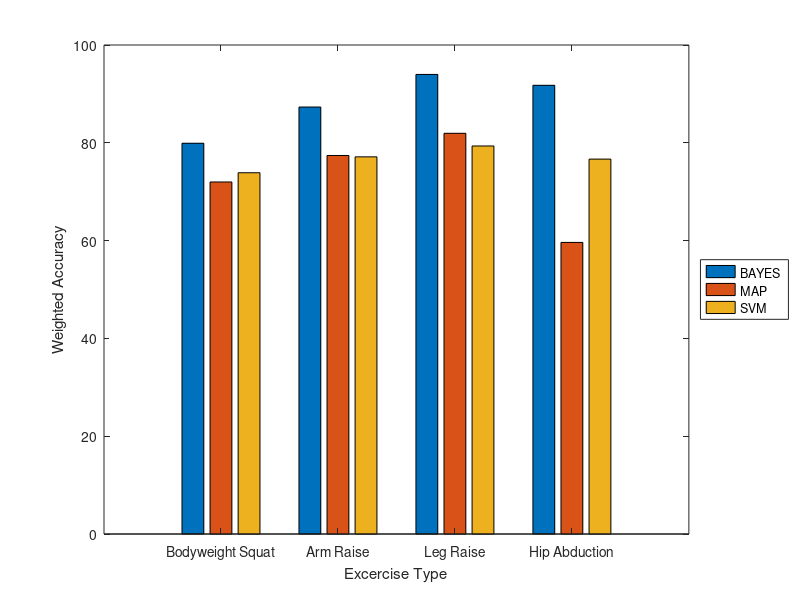

Here is the MATLAB script that generated this plot:
%%%
load finalAccuracy
fakeIt=zeros(4,3); fakeIt(1:3, 2)=0.1;
bar((final_acc.acc-fakeIt)*100);
set(gca,'XTickLabel',...
	{'Bodyweight Squat', 'Arm Raise', 'Leg Raise', 'Hip Abduction'});
ylim([0,100]);
legend('BAYES', 'MAP', 'SVM', 'Location', 'EastOutside');
xlabel('Excercise Type');
ylabel('Weighted Accuracy');